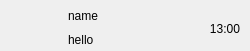
<?xml version="1.0" encoding="UTF-8"?>
<ui version="4.0">
 <class>CharUserList</class>
 <widget class="QWidget" name="CharUserList">
  <property name="enabled">
   <bool>true</bool>
  </property>
  <property name="geometry">
   <rect>
    <x>0</x>
    <y>0</y>
    <width>250</width>
    <height>51</height>
   </rect>
  </property>
  <property name="windowTitle">
   <string>Form</string>
  </property>
  <layout class="QHBoxLayout" name="horizontalLayout" stretch="1,0,0">
   <property name="spacing">
    <number>5</number>
   </property>
   <property name="leftMargin">
    <number>0</number>
   </property>
   <property name="topMargin">
    <number>6</number>
   </property>
   <property name="rightMargin">
    <number>3</number>
   </property>
   <property name="bottomMargin">
    <number>0</number>
   </property>
   <item>
    <widget class="QWidget" name="icon_wid" native="true">
     <property name="maximumSize">
      <size>
       <width>50</width>
       <height>50</height>
      </size>
     </property>
     <layout class="QVBoxLayout" name="verticalLayout">
      <property name="spacing">
       <number>0</number>
      </property>
      <property name="leftMargin">
       <number>0</number>
      </property>
      <property name="topMargin">
       <number>0</number>
      </property>
      <property name="rightMargin">
       <number>0</number>
      </property>
      <property name="bottomMargin">
       <number>0</number>
      </property>
      <item>
       <widget class="QLabel" name="icon_lb">
        <property name="minimumSize">
         <size>
          <width>45</width>
          <height>45</height>
         </size>
        </property>
        <property name="maximumSize">
         <size>
          <width>45</width>
          <height>45</height>
         </size>
        </property>
        <property name="text">
         <string/>
        </property>
       </widget>
      </item>
     </layout>
    </widget>
   </item>
   <item>
    <widget class="QWidget" name="user_info_wid" native="true">
     <property name="maximumSize">
      <size>
       <width>120</width>
       <height>16777215</height>
      </size>
     </property>
     <layout class="QVBoxLayout" name="verticalLayout_2">
      <property name="spacing">
       <number>8</number>
      </property>
      <property name="leftMargin">
       <number>3</number>
      </property>
      <property name="topMargin">
       <number>2</number>
      </property>
      <property name="rightMargin">
       <number>0</number>
      </property>
      <property name="bottomMargin">
       <number>3</number>
      </property>
      <item>
       <widget class="QLabel" name="user_name_lb">
        <property name="text">
         <string>name</string>
        </property>
       </widget>
      </item>
      <item>
       <widget class="QLabel" name="char_lb">
        <property name="sizePolicy">
         <sizepolicy hsizetype="Preferred" vsizetype="Preferred">
          <horstretch>0</horstretch>
          <verstretch>0</verstretch>
         </sizepolicy>
        </property>
        <property name="maximumSize">
         <size>
          <width>200</width>
          <height>16777215</height>
         </size>
        </property>
        <property name="styleSheet">
         <string notr="true">QLabel {
    max-width: 200px;  /* 限制最大宽度 */
    qproperty-wordWrap: false;  /* 禁止自动换行 */
    qproperty-alignment: 'AlignLeft | AlignVCenter';  /* 左对齐 + 垂直居中 */
}</string>
        </property>
        <property name="text">
         <string>hello</string>
        </property>
        <property name="wordWrap">
         <bool>false</bool>
        </property>
       </widget>
      </item>
     </layout>
    </widget>
   </item>
   <item>
    <widget class="QLabel" name="time_lb">
     <property name="minimumSize">
      <size>
       <width>45</width>
       <height>45</height>
      </size>
     </property>
     <property name="maximumSize">
      <size>
       <width>45</width>
       <height>45</height>
      </size>
     </property>
     <property name="text">
      <string>13:00</string>
     </property>
     <property name="alignment">
      <set>Qt::AlignmentFlag::AlignRight|Qt::AlignmentFlag::AlignTrailing|Qt::AlignmentFlag::AlignVCenter</set>
     </property>
    </widget>
   </item>
  </layout>
 </widget>
 <resources/>
 <connections/>
</ui>
